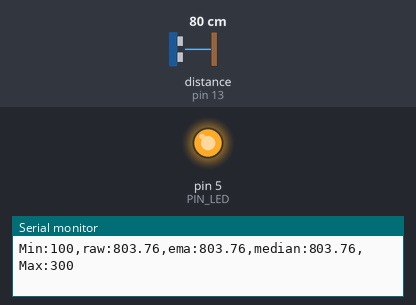
This sketch was run on a simulated Arduino Uno, built with avr-gcc and run on an emulated ATmega328P. Parts: output pins drawn as LEDs (lit = HIGH), the last lines printed to the serial monitor. Wiring (inferred from the names in the program): ultrasonic range finder: trigger pin 12; echo pin 13. Inputs (shaded band) come from the test bench; at power-on: distance to the obstacle (sensor on pin 13) 80 cm. The echo pulse lasts 58.3 µs per cm; pins used as bus, display or sensor lines are not drawn.

Above: at 1.2 s.
1.3 s: distance to the obstacle (sensor on pin 13) set to 18 cm
At 1.8 s:
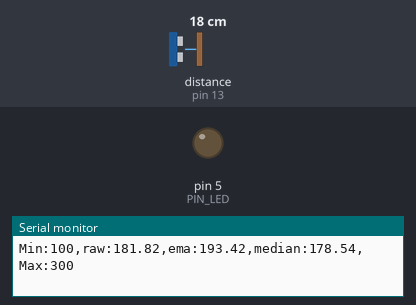
2.8 s: distance to the obstacle (sensor on pin 13) set to 2 cm
At 4.1 s:
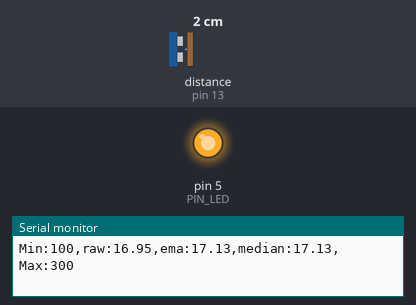
Timing chart, 0 to 5.8 s (numbered marks = the images above; inputs shaded):
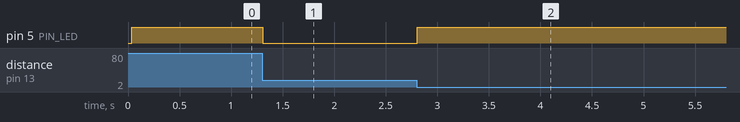

Measured:
- after the input at 1.3 s, pin 5 (PIN_LED): HIGH → LOW at once
- after the input at 2.8 s, pin 5 (PIN_LED): LOW → HIGH at once

The sketch:

challenge2.ino
```cpp
// Arduino pin assignment
#define PIN_LED  5
#define PIN_TRIG 12
#define PIN_ECHO 13

// configurable parameters
#define SND_VEL 346.0     // sound velocity at 24 celsius degree (unit: m/sec)
#define INTERVAL 25       // sampling interval (unit: msec)
#define PULSE_DURATION 10 // ultra-sound Pulse Duration (unit: usec)
#define _DIST_MIN 100     // minimum distance to be measured (unit: mm)
#define _DIST_MAX 300     // maximum distance to be measured (unit: mm)

#define TIMEOUT ((INTERVAL / 2) * 1000.0) // maximum echo waiting time (unit: usec)
#define SCALE (0.001 * 0.5 * SND_VEL)     // coefficent to convert duration to distance

#define _EMA_ALPHA 0.5    // EMA weight of new sample (range: 0 to 1)
                          // Setting EMA to 1 effectively disables EMA filter.
#define N 30

// global variables
unsigned long last_sampling_time;   // unit: msec
float dist_ema;                     // EMA distance
float samples[N];
int sampleIndex = 0;

void setup() {
  // initialize GPIO pins
  pinMode(PIN_LED,OUTPUT);
  pinMode(PIN_TRIG,OUTPUT);
  pinMode(PIN_ECHO,INPUT);
  digitalWrite(PIN_TRIG, LOW);

  // initialize serial port
  Serial.begin(57600);
}

void loop() {

  // wait until next sampling time.
  // millis() returns the number of milliseconds since the program started.
  // will overflow after 50 days.
  if (millis() < last_sampling_time + INTERVAL)
    return;

  // get a distance reading from the USS
  float dist_raw = USS_measure(PIN_TRIG,PIN_ECHO);

  // 중위수 필터만 적용
  float dist_median = get_median(dist_raw);

  // Modify the below line to implement the EMA equation
  dist_ema = _EMA_ALPHA * dist_median + (1-_EMA_ALPHA) * dist_ema;

  // output the distance to the serial port
  Serial.print("Min:");   Serial.print(_DIST_MIN);
  Serial.print(",raw:"); Serial.print(dist_raw);
  Serial.print(",ema:");  Serial.print(dist_ema);
  Serial.print(",median:");  Serial.print(dist_median);
  Serial.print(",Max:");  Serial.print(_DIST_MAX);
  Serial.println("");

  // do something here
  if ((dist_raw < _DIST_MIN) || (dist_raw > _DIST_MAX))
    digitalWrite(PIN_LED, 1);       // LED OFF
  else
    digitalWrite(PIN_LED, 0);       // LED ON

  // update last sampling time
  last_sampling_time += INTERVAL;
}

// get a distance reading from USS. return value is in millimeter.
float USS_measure(int TRIG, int ECHO)
{
  digitalWrite(TRIG, HIGH);
  delayMicroseconds(PULSE_DURATION);
  digitalWrite(TRIG, LOW);

  return pulseIn(ECHO, HIGH, TIMEOUT) * SCALE; // unit: mm

  // Pulse duration to distance conversion example (target distance = 17.3m)
  // - pulseIn(ECHO, HIGH, timeout) returns microseconds (음파의 왕복 시간)
  // - 편도 거리 = (pulseIn() / 1,000,000) * SND_VEL / 2 (미터 단위)
  //   mm 단위로 하려면 * 1,000이 필요 ==>  SCALE = 0.001 * 0.5 * SND_VEL
  //
  // - 예, pusseIn()이 100,000 이면 (= 0.1초, 왕복 거리 34.6m)
  //        = 100,000 micro*sec * 0.001 milli/micro * 0.5 * 346 meter/sec
  //        = 100,000 * 0.001 * 0.5 * 346
  //        = 17,300 mm  ==> 17.3m
}

float get_median(float newValue) {
  // 새 샘플 저장
  samples[sampleIndex] = newValue;
  sampleIndex = (sampleIndex + 1) % N;

  // samples 복사본 생성
  float temp[N];
  for (int i = 0; i < N; i++) temp[i] = samples[i];

  // 버블 정렬
  for (int i = 0; i < N - 1; i++) {
    for (int j = i + 1; j < N; j++) {
      if (temp[i] > temp[j]) {
        float t = temp[i];
        temp[i] = temp[j];
        temp[j] = t;
      }
    }
  }

  // 중위수 반환
  if (N % 2 == 1) return temp[N / 2];
  else return (temp[N / 2 - 1] + temp[N / 2]) / 2.0;
}
```
